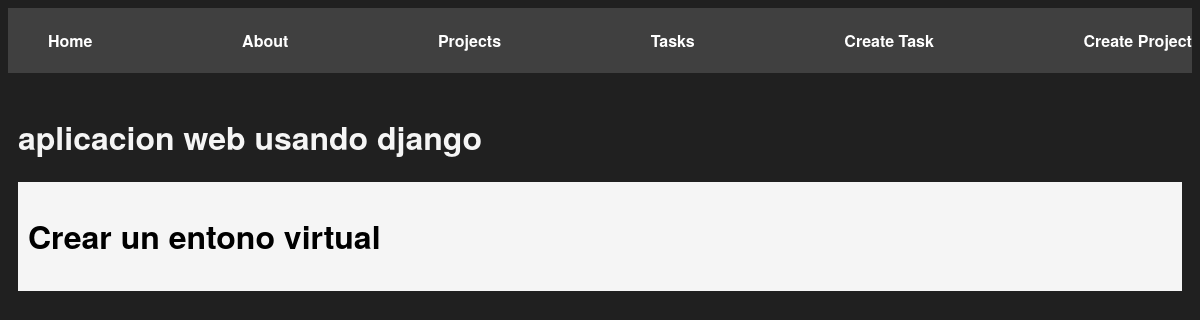
/projects/2, run on an earlier commit of the app's database.
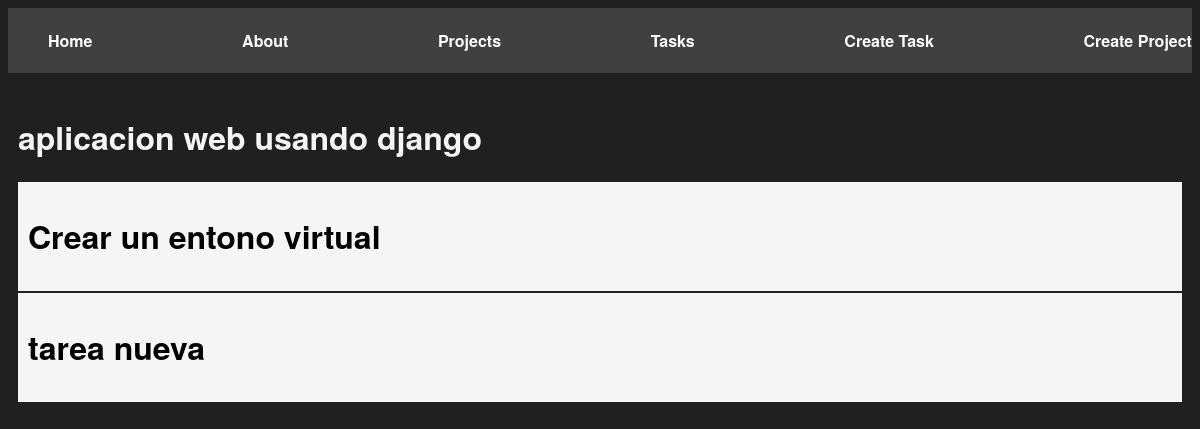
And on a later commit of the database.
### myapp/models.py (models this page shows, shortened)
class Task(models.Model):
    title = models.CharField(max_length=200)
    description = models.TextField()
    project = models.ForeignKey(Project, on_delete = models.CASCADE)
    done = models.BooleanField(default=False)

### myapp/views.py (the view)
# urls.py: path('projects/<int:id>', views.project_detail, name='project_detail'),
def project_detail(request, id):
    project = get_object_or_404(Project, id=id)
    tasks = Task.objects.filter(project_id=id)
    return render(request, "projects/detail.html", {
        "project": project,
        "tasks": tasks
    })

### myapp/models.py (called while the page is built)
    def __str__(self):
        return self.name

### myapp/templates/projects/detail.html
{% extends 'layouts/base.html' %}
{% block content %}
    <h1>{{project}}</h1>
    {% for task in tasks %}
    <div class="card">
        <h1>{{task.title}}</h1>
    </div>
    {% endfor %}
{% endblock content %}

What changed in the data, as far as the page shows it:
added Task: title "tarea nueva"
